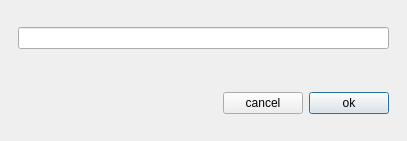
<?xml version="1.0" encoding="UTF-8"?>
<ui version="4.0">
 <class>SetUsername</class>
 <widget class="QDialog" name="SetUsername">
  <property name="geometry">
   <rect>
    <x>0</x>
    <y>0</y>
    <width>407</width>
    <height>141</height>
   </rect>
  </property>
  <property name="windowTitle">
   <string>SetName</string>
  </property>
  <layout class="QVBoxLayout" name="verticalLayout_2">
   <property name="leftMargin">
    <number>9</number>
   </property>
   <property name="topMargin">
    <number>9</number>
   </property>
   <property name="rightMargin">
    <number>9</number>
   </property>
   <property name="bottomMargin">
    <number>9</number>
   </property>
   <item>
    <widget class="QWidget" name="widget" native="true">
     <layout class="QVBoxLayout" name="verticalLayout">
      <property name="spacing">
       <number>6</number>
      </property>
      <property name="leftMargin">
       <number>9</number>
      </property>
      <property name="topMargin">
       <number>9</number>
      </property>
      <property name="rightMargin">
       <number>9</number>
      </property>
      <property name="bottomMargin">
       <number>9</number>
      </property>
      <item>
       <widget class="QLineEdit" name="setname"/>
      </item>
     </layout>
    </widget>
   </item>
   <item>
    <widget class="QWidget" name="widget_2" native="true">
     <layout class="QHBoxLayout" name="horizontalLayout">
      <property name="leftMargin">
       <number>9</number>
      </property>
      <property name="topMargin">
       <number>9</number>
      </property>
      <property name="rightMargin">
       <number>9</number>
      </property>
      <property name="bottomMargin">
       <number>9</number>
      </property>
      <item>
       <spacer name="horizontalSpacer">
        <property name="orientation">
         <enum>Qt::Horizontal</enum>
        </property>
        <property name="sizeHint" stdset="0">
         <size>
          <width>40</width>
          <height>20</height>
         </size>
        </property>
       </spacer>
      </item>
      <item>
       <widget class="QPushButton" name="cancelsetname">
        <property name="text">
         <string>cancel</string>
        </property>
        <property name="autoDefault">
         <bool>false</bool>
        </property>
       </widget>
      </item>
      <item>
       <widget class="QPushButton" name="oksetname">
        <property name="text">
         <string>ok</string>
        </property>
       </widget>
      </item>
     </layout>
    </widget>
   </item>
  </layout>
 </widget>
 <resources/>
 <connections/>
</ui>
